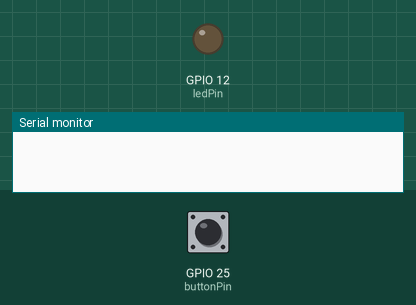
Recording of a sketch running on a simulated ESP32. Parts: output pins drawn as LEDs (lit = HIGH), the last lines printed to the serial monitor. The inputs (shaded band) are chosen by the test bench; at power-on: GPIO 25 (buttonPin) HIGH.

Above: at 1.2 s.
1.3 s: GPIO 25 (buttonPin) pulled LOW for 0.15 s
At 2.5 s:
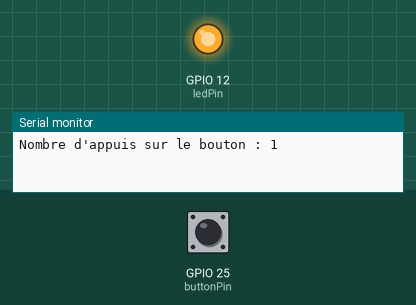
2.9 s: GPIO 25 (buttonPin) pulled LOW for 3.2 s
At 7.3 s:
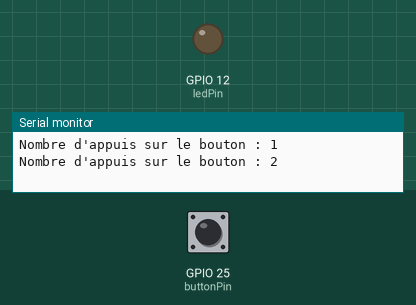
7.6 s: GPIO 25 (buttonPin) pulled LOW for 1 s
At 8.5 s:
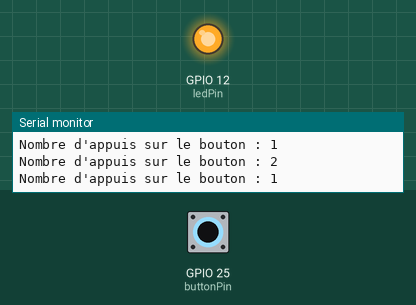
Timing chart, 0 to 10.6 s (numbered marks = the images above; inputs shaded):
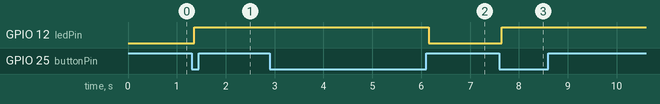

The sketch:

Led.ino
```cpp
// Définition des broches pour la LED et le bouton
const int ledPin = 12; // Broche pour la LED
const int buttonPin = 25; // Broche pour le bouton

// Variables pour gérer l'état du bouton
int buttonState = 0;
int lastButtonState = 0;
unsigned long lastDebounceTime = 0;
unsigned long debounceDelay = 50;

// Variables pour compter les appuis sur le bouton
int buttonPressCount = 0;
unsigned long buttonPressTime = 0;
unsigned long longPressTime = 3000; // Durée d'appui pour un appui prolongé

void setup() {
  pinMode(ledPin, OUTPUT);
  digitalWrite(ledPin, LOW); // Éteindre la LED par défaut
  pinMode(buttonPin, INPUT_PULLUP); // Utilisation de la résistance interne de pull-up
  Serial.begin(9600);
}

void loop() {
  // Lecture de l'état du bouton avec débouncing
  int reading = digitalRead(buttonPin);
  if (reading != lastButtonState) {
    lastDebounceTime = millis();
  }
  if ((millis() - lastDebounceTime) > debounceDelay) {
    if (reading != buttonState) {
      buttonState = reading;
      if (buttonState == LOW) {
        buttonPressCount++;
        buttonPressTime = millis();
        Serial.print("Nombre d'appuis sur le bouton : ");
        Serial.println(buttonPressCount);
      } else {
        if ((millis() - buttonPressTime) > longPressTime) {
          buttonPressCount = 0; // Réinitialiser le compteur d'appuis pour un appui prolongé
        }
      }
    }
  }
  lastButtonState = reading;

  // Exécution des actions en fonction du nombre d'appuis sur le bouton
  switch (buttonPressCount) {
    case 1:
      digitalWrite(ledPin, HIGH); // Allumer la LED
      break;
    case 2:
      digitalWrite(ledPin, HIGH); // La LED reste allumée
      break;
    case 3:
      // La LED clignote indéfiniment
      while (true) {
        blinkLed();
        if (digitalRead(buttonPin) == LOW) {
          buttonPressCount = 0;
          digitalWrite(ledPin, LOW);
          break;
        }
      }
      break;
    default:
      // Appui prolongé : éteindre la LED
      digitalWrite(ledPin, LOW);
      break;
  }
}

// Fonction pour faire clignoter la LED
void blinkLed() {
  digitalWrite(ledPin, HIGH);
  delay(200);
  digitalWrite(ledPin, LOW);
  delay(200);
}
```

Measured:
- after the input at 1.3 s, GPIO 12 (ledPin): LOW → HIGH after 0.05 s
- after the input at 2.9 s, GPIO 12 (ledPin): HIGH → LOW after 3.3 s
- after the input at 7.6 s, GPIO 12 (ledPin): LOW → HIGH after 0.05 s
